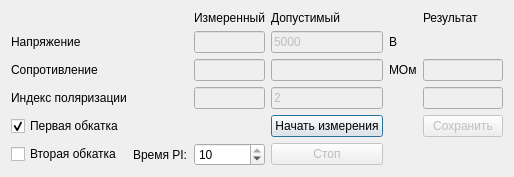
<?xml version="1.0" encoding="UTF-8"?>
<ui version="4.0">
 <class>window_experience_3</class>
 <widget class="QDialog" name="window_experience_3">
  <property name="geometry">
   <rect>
    <x>0</x>
    <y>0</y>
    <width>498</width>
    <height>171</height>
   </rect>
  </property>
  <property name="windowTitle">
   <string>Dialog</string>
  </property>
  <layout class="QHBoxLayout" name="horizontalLayout">
   <item>
    <layout class="QGridLayout" name="gridLayout">
     <item row="3" column="0">
      <widget class="QLabel" name="label_7">
       <property name="text">
        <string>Индекс поляризации</string>
       </property>
      </widget>
     </item>
     <item row="0" column="3">
      <widget class="QLabel" name="label_2">
       <property name="text">
        <string>Допустимый</string>
       </property>
      </widget>
     </item>
     <item row="4" column="3">
      <widget class="QPushButton" name="pushButton_startMeasurementColdIsolationResistance">
       <property name="text">
        <string>Начать измерения</string>
       </property>
      </widget>
     </item>
     <item row="5" column="2">
      <widget class="QSpinBox" name="spinBox">
       <property name="minimum">
        <number>5</number>
       </property>
       <property name="maximum">
        <number>10</number>
       </property>
       <property name="value">
        <number>10</number>
       </property>
      </widget>
     </item>
     <item row="2" column="3">
      <widget class="QLineEdit" name="lineEdit_ResistanceIsolation_Nominal">
       <property name="enabled">
        <bool>false</bool>
       </property>
      </widget>
     </item>
     <item row="5" column="3">
      <widget class="QPushButton" name="pushButton_stopMeasurementColdIsolationResistance">
       <property name="enabled">
        <bool>false</bool>
       </property>
       <property name="text">
        <string>Стоп</string>
       </property>
      </widget>
     </item>
     <item row="3" column="3">
      <widget class="QLineEdit" name="lineEdit_PI_Nominal">
       <property name="enabled">
        <bool>false</bool>
       </property>
       <property name="text">
        <string>2</string>
       </property>
      </widget>
     </item>
     <item row="2" column="2">
      <widget class="QLineEdit" name="lineEdit_ResistanceIsolation">
       <property name="enabled">
        <bool>false</bool>
       </property>
      </widget>
     </item>
     <item row="4" column="0">
      <widget class="QCheckBox" name="checkBox_first_run_in">
       <property name="text">
        <string>Первая обкатка</string>
       </property>
       <property name="checked">
        <bool>true</bool>
       </property>
      </widget>
     </item>
     <item row="5" column="0">
      <widget class="QCheckBox" name="checkBox_second_run_in">
       <property name="text">
        <string>Вторая обкатка</string>
       </property>
      </widget>
     </item>
     <item row="1" column="4">
      <widget class="QLabel" name="label_8">
       <property name="text">
        <string>В</string>
       </property>
      </widget>
     </item>
     <item row="0" column="2">
      <widget class="QLabel" name="label">
       <property name="text">
        <string>Измеренный</string>
       </property>
      </widget>
     </item>
     <item row="2" column="5">
      <widget class="QLineEdit" name="lineEdit_ResistanceIsolation_Result">
       <property name="enabled">
        <bool>false</bool>
       </property>
      </widget>
     </item>
     <item row="1" column="2">
      <widget class="QLineEdit" name="lineEdit_U">
       <property name="enabled">
        <bool>false</bool>
       </property>
      </widget>
     </item>
     <item row="2" column="4">
      <widget class="QLabel" name="label_9">
       <property name="text">
        <string>МОм</string>
       </property>
      </widget>
     </item>
     <item row="3" column="2">
      <widget class="QLineEdit" name="lineEdit_PI">
       <property name="enabled">
        <bool>false</bool>
       </property>
      </widget>
     </item>
     <item row="4" column="5">
      <widget class="QPushButton" name="pushButton_save_experience_3">
       <property name="enabled">
        <bool>false</bool>
       </property>
       <property name="text">
        <string>Сохранить</string>
       </property>
      </widget>
     </item>
     <item row="1" column="0">
      <widget class="QLabel" name="label_4">
       <property name="text">
        <string>Напряжение</string>
       </property>
      </widget>
     </item>
     <item row="2" column="0">
      <widget class="QLabel" name="label_5">
       <property name="text">
        <string>Сопротивление</string>
       </property>
      </widget>
     </item>
     <item row="1" column="3">
      <widget class="QLineEdit" name="lineEdit_U_Nominal">
       <property name="enabled">
        <bool>false</bool>
       </property>
       <property name="text">
        <string>5000</string>
       </property>
      </widget>
     </item>
     <item row="0" column="5">
      <widget class="QLabel" name="label_10">
       <property name="text">
        <string>Результат</string>
       </property>
      </widget>
     </item>
     <item row="3" column="5">
      <widget class="QLineEdit" name="lineEdit_PI_Result">
       <property name="enabled">
        <bool>false</bool>
       </property>
      </widget>
     </item>
     <item row="5" column="1">
      <widget class="QLabel" name="label_3">
       <property name="text">
        <string>Время PI:</string>
       </property>
      </widget>
     </item>
    </layout>
   </item>
  </layout>
 </widget>
 <resources/>
 <connections/>
</ui>
